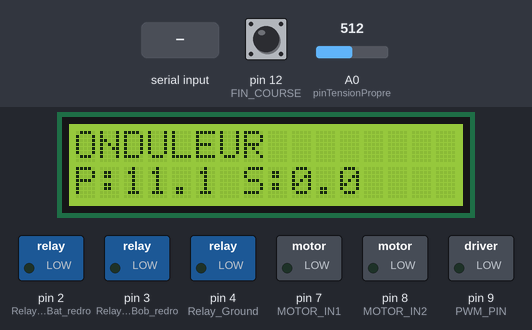
Recording of a sketch running on a simulated Arduino Uno, built with avr-gcc and run on an emulated ATmega328P. Shown: 16×2 character LCD, switched loads named in the sketch (green lamp = pin HIGH). The test bench sets the inputs (shaded band); at power-on: A0 (pinTensionPropre) = 512, pin 12 (FIN_COURSE) HIGH.

Above: at 2.8 s.
2.9 s: A0 (pinTensionPropre) set to 291
At 3.5 s:
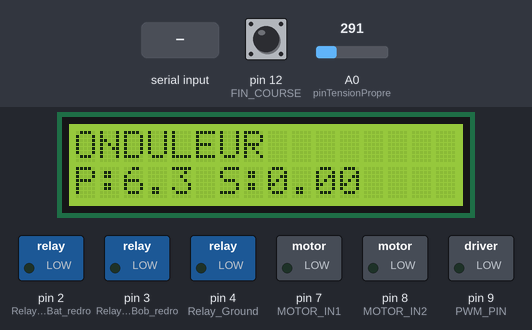
4.6 s: A0 (pinTensionPropre) set to 267
At 4.9 s:
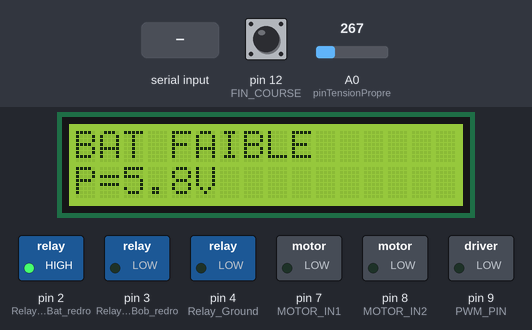
6.1 s: "X90\n" received over the second serial link
At 7.2 s:
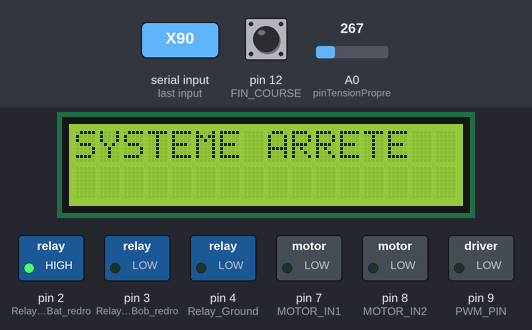
7.6 s: "S90\n" received over the second serial link
At 8.5 s:
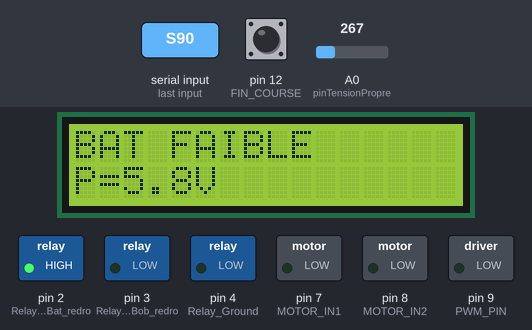
9.1 s: A0 (pinTensionPropre) set to 306
At 9.7 s:
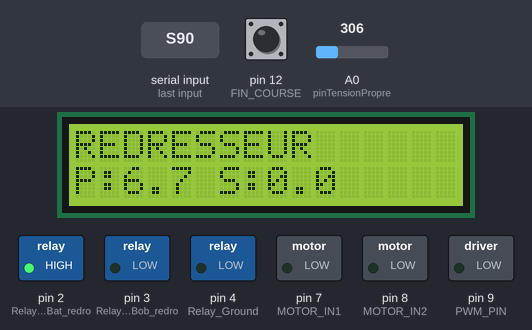
10.6 s: "5\n" received over Serial
At 12.5 s:
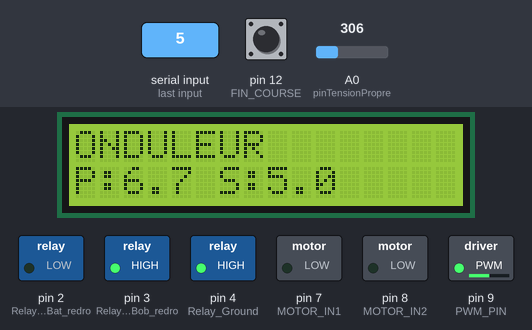
Timing chart, 0 to 13.6 s (numbered marks = the images above; inputs shaded):
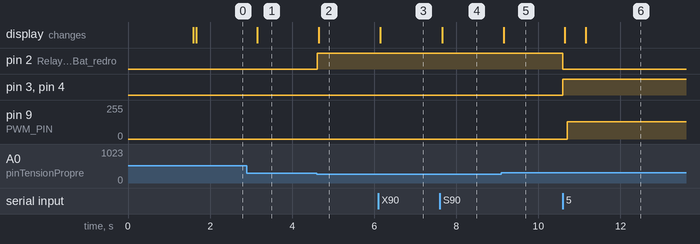

Measured:
- the behaviour switches between 276 and 275 on A0 (pinTensionPropre) (found by bisection; images 1 and 2)
- after the input at 2.9 s, the display: changes after 0.25 s (image 1)
- after the input at 4.6 s, pin 2 (Relay_ondo_Bat_redro): LOW → HIGH at once; the display: changes after 0.05 s (image 2)
- after the input at 6.1 s, the display: changes after 0.05 s (image 3)
- after the input at 7.6 s, the display: changes after 0.06 s (image 4)
- after the input at 9.1 s, the display: changes after 0.06 s (image 5)
- after the input at 10.6 s, pin 2 (Relay_ondo_Bat_redro): HIGH → LOW at once; pin 3 (Relay_ondo_Bob_redro), pin 4 (Relay_Ground): LOW → HIGH at once; pin 9 (PWM_PIN): 0/255 → 128/255 after 0.10 s; the display: first changes at once (image 6 shows a later state)

The sketch:

Code_commutation_et_Bluetooth.ino
```cpp
#include <Wire.h>
#include <LiquidCrystal_I2C.h>
#include <SoftwareSerial.h>

LiquidCrystal_I2C lcd(0x27, 16, 2);

// =========================
// BLUETOOTH
// =========================
SoftwareSerial BT(5, 6);

// =========================
// TENSION
// =========================
const int   pinTensionPropre = A0;
const float facteur          = 4.4531835;

float tension_propre = 0;
float tension_second = 0;
bool  tensionRecue   = false;

// =========================
// HYSTÉRÈSIS MODE
// =========================
const float HYSTERESIS = 0.5;

// =========================
// PROTECTION BATTERIE
// =========================
const float VMIN      = 6.0;
const float VMIN_HYST = 0.2;
bool batterieFaible   = false;

// =========================
// RELAIS
// =========================
const int Relay_ondo_Bat_redro = 2;
const int Relay_ondo_Bob_redro = 3;
const int Relay_Ground         = 4;

// =========================
// PWM
// =========================
const int PWM_PIN = 9;

// =========================
// MOTEUR
// =========================
const int MOTOR_IN1 = 7;
const int MOTOR_IN2 = 8;

// =========================
// FIN DE COURSE
// =========================
const int FIN_COURSE = 12;

// =========================
// MODES
// =========================
#define MODE_ONDULEUR   0
#define MODE_REDRESSEUR 1
int modeActuel = MODE_ONDULEUR;

// =========================
// MOTEUR COMMANDE
// =========================
char commandeMoteur = 'N';

// =========================
// SYSTEME ON / OFF
// =========================
bool systemeActif = true;

// =========================
// FIN DE COURSE
// =========================
char          dernierSensBloque = 'N';
unsigned long tempsDeblocage    = 0;
const unsigned long TEMPS_DEBLOCAGE = 500;

// =========================
// MACHINE D'ÉTAT RELAIS
// Remplace les delay(100) bloquants dans modeOnduleur/modeRedresseur
// =========================
enum EtatRelais { RELAIS_IDLE, RELAIS_ATTENTE };
EtatRelais    etatRelais     = RELAIS_IDLE;
unsigned long tempsRelais    = 0;
const unsigned long DELAI_RELAIS = 100;
int           modeCible      = -1; // MODE_ONDULEUR ou MODE_REDRESSEUR

// =========================
// LCD
// =========================
unsigned long dernierAffichage  = 0;
const unsigned long PERIODE_LCD = 500;
// Cache pour éviter lcd.clear() inutile
bool        dernierEtatBatFaible = false;
int         dernierMode          = -1;
bool        dernierSystemeActif  = true;

// =========================
// PWM 20 kHz Timer1
// =========================
void setupPWM()
{
  TCCR1A = _BV(COM1A1) | _BV(WGM11);
  TCCR1B = _BV(WGM13) | _BV(WGM12) | _BV(CS10);
  ICR1   = 799;
  OCR1A  = 0;
}

void startPWM() { OCR1A = 400; }
void stopPWM()  { OCR1A = 0;   }

// =========================
// MOTEUR
// =========================
void moteurStop()  { digitalWrite(MOTOR_IN1, LOW);  digitalWrite(MOTOR_IN2, LOW);  }
void moteurSens1() { digitalWrite(MOTOR_IN1, HIGH); digitalWrite(MOTOR_IN2, LOW);  }
void moteurSens2() { digitalWrite(MOTOR_IN1, LOW);  digitalWrite(MOTOR_IN2, HIGH); }

// =========================
// TENSION
// =========================
float lireTension(int pin)
{
  return ((analogRead(pin) * 5.0) / 1023.0) * facteur;
}

// =========================
// CHANGEMENT DE MODE (non-bloquant)
// Au lieu de faire delay(100) dans modeOnduleur/modeRedresseur,
// on configure les relais immédiatement puis on attend via millis()
// avant d'activer le PWM.
// =========================
void demanderMode(int cible)
{
  if (modeCible == cible && etatRelais != RELAIS_IDLE)
    return; // déjà en cours pour ce mode

  if (modeActuel == cible && etatRelais == RELAIS_IDLE)
    return; // déjà dans ce mode

  // Couper le PWM immédiatement
  stopPWM();

  modeCible = cible;

  if (cible == MODE_ONDULEUR)
  {
    digitalWrite(Relay_ondo_Bat_redro, LOW);
    digitalWrite(Relay_ondo_Bob_redro, HIGH);
    digitalWrite(Relay_Ground,         HIGH);
  }
  else
  {
    digitalWrite(Relay_ondo_Bat_redro, HIGH);
    digitalWrite(Relay_ondo_Bob_redro, LOW);
    digitalWrite(Relay_Ground,         LOW);
  }

  // Démarrer le timer non-bloquant
  etatRelais  = RELAIS_ATTENTE;
  tempsRelais = millis();
}

// Appelé dans loop() : finalise le changement de mode après DELAI_RELAIS ms
void gererTransitionRelais()
{
  if (etatRelais != RELAIS_ATTENTE)
    return;

  if (millis() - tempsRelais >= DELAI_RELAIS)
  {
    modeActuel = modeCible;
    etatRelais = RELAIS_IDLE;

    if (modeActuel == MODE_ONDULEUR && !batterieFaible)
    {
      startPWM();
    }
  }
}

// =========================
// PROTECTION BATTERIE
// =========================
void verifierBatterie()
{
  if (!batterieFaible)
  {
    if (tension_propre < VMIN)
    {
      batterieFaible = true;
      BT.println("BAT FAIBLE");
    }
  }
  else
  {
    if (tension_propre > (VMIN + VMIN_HYST))
    {
      batterieFaible = false;
      BT.println("BAT OK");
    }
  }

  // Forcer le redresseur si batterie faible
  if (batterieFaible && modeActuel == MODE_ONDULEUR)
  {
    demanderMode(MODE_REDRESSEUR);
  }
}

// =========================
// CHOIX AUTOMATIQUE DU MODE
// =========================
void miseAJourMode()
{
  if (batterieFaible)
  {
    demanderMode(MODE_REDRESSEUR);
    return;
  }

  if (tension_propre > (tension_second + HYSTERESIS))
  {
    demanderMode(MODE_ONDULEUR);
  }
  else if (tension_propre < (tension_second - HYSTERESIS))
  {
    demanderMode(MODE_REDRESSEUR);
  }
}

// =========================
// LCD – sans lcd.clear() systématique
// On ne réécrit que si quelque chose a changé
// =========================
void afficherLCD()
{
  unsigned long maintenant = millis();
  if (maintenant - dernierAffichage < PERIODE_LCD)
    return;
  dernierAffichage = maintenant;

  bool changement = (batterieFaible   != dernierEtatBatFaible) ||
                    (modeActuel        != dernierMode)          ||
                    (systemeActif      != dernierSystemeActif);

  if (!changement)
  {
    // Juste mettre à jour les valeurs numériques (ligne 1)
    if (!systemeActif)
      return;

    if (batterieFaible)
    {
      lcd.setCursor(2, 1);
      lcd.print(tension_propre, 1);
      lcd.print("V  ");
    }
    else
    {
      lcd.setCursor(2, 1);
      lcd.print(tension_propre, 1);
      lcd.print(" S:");
      lcd.print(tension_second, 1);
    }
    return;
  }

  // Changement d'état : réécrire tout l'écran
  lcd.clear();
  dernierEtatBatFaible = batterieFaible;
  dernierMode          = modeActuel;
  dernierSystemeActif  = systemeActif;

  if (!systemeActif)
  {
    lcd.setCursor(0, 0);
    lcd.print("SYSTEME ARRETE");
    return;
  }

  if (batterieFaible)
  {
    lcd.setCursor(0, 0);
    lcd.print("BAT FAIBLE");
    lcd.setCursor(0, 1);
    lcd.print("P=");
    lcd.print(tension_propre, 1);
    lcd.print("V");
    return;
  }

  lcd.setCursor(0, 0);
  lcd.print(modeActuel == MODE_ONDULEUR ? "ONDULEUR" : "REDRESSEUR");
  lcd.setCursor(0, 1);
  lcd.print("P:");
  lcd.print(tension_propre, 1);
  lcd.print(" S:");
  lcd.print(tension_second, 1);
}

// =========================
// SETUP
// =========================
void setup()
{
  Serial.begin(9600);
  BT.begin(9600);

  lcd.init();
  lcd.backlight();
  lcd.setCursor(0, 0);
  lcd.print("Systeme V2V");
  lcd.setCursor(0, 1);
  lcd.print("Initialisation");
  // Pas de delay() ici : on attend 1500 ms avec millis()
  unsigned long t0 = millis();
  while (millis() - t0 < 1500) { /* attente non-bloquante courte au démarrage */ }
  lcd.clear();

  pinMode(PWM_PIN,              OUTPUT);
  pinMode(Relay_ondo_Bat_redro, OUTPUT);
  pinMode(Relay_ondo_Bob_redro, OUTPUT);
  pinMode(Relay_Ground,         OUTPUT);
  pinMode(MOTOR_IN1,            OUTPUT);
  pinMode(MOTOR_IN2,            OUTPUT);
  pinMode(FIN_COURSE,           INPUT_PULLUP);

  moteurStop();
  setupPWM();

  BT.println("SYSTEME PRET");
  BT.println("A=Sens1 B=Sens2 S=ON X=OFF");
}

// =========================
// LOOP – aucun delay() bloquant
// =========================
void loop()
{
  // ------------------------------------------------
  // Système arrêté
  // ------------------------------------------------
  if (!systemeActif)
  {
    moteurStop();
    stopPWM();
    afficherLCD();
    // Pas de delay() : on reste réactif au Bluetooth
    if (BT.available())
    {
      char cmd = BT.read();
      if (cmd == 'S')
      {
        systemeActif = true;
        BT.println("SYSTEME ACTIVE");
      }
    }
    return;
  }

  // ------------------------------------------------
  // Finaliser une transition relais si en cours
  // ------------------------------------------------
  gererTransitionRelais();

  // ------------------------------------------------
  // Lecture tension primaire
  // ------------------------------------------------
  tension_propre = lireTension(pinTensionPropre);

  // ------------------------------------------------
  // Lecture unique tension secondaire (Serial)
  // ------------------------------------------------
  if (!tensionRecue && Serial.available())
  {
    float v = Serial.parseFloat();
    if (v > 0 && v < 100)
    {
      tension_second = v;
      tensionRecue   = true;
    }
  }

  // ------------------------------------------------
  // Protection batterie
  // ------------------------------------------------
  verifierBatterie();

  // ------------------------------------------------
  // Mise à jour mode Onduleur / Redresseur
  // ------------------------------------------------
  if (tensionRecue)
  {
    miseAJourMode();
  }

  // ------------------------------------------------
  // Réception Bluetooth
  // ------------------------------------------------
  if (BT.available())
  {
    char cmd = BT.read();

    if (cmd == 'A')
    {
      commandeMoteur = 'A';
      if (dernierSensBloque == 'A')
        tempsDeblocage = millis();
      BT.println("MOTEUR SENS 1");
    }
    else if (cmd == 'B')
    {
      commandeMoteur = 'B';
      if (dernierSensBloque == 'B')
        tempsDeblocage = millis();
      BT.println("MOTEUR SENS 2");
    }
    else if (cmd == 'X')
    {
      systemeActif   = false;
      commandeMoteur = 'N';
      moteurStop();
      stopPWM();
      BT.println("SYSTEME ARRETE");
    }
    else if (cmd == 'S')
    {
      systemeActif = true;
      BT.println("SYSTEME ACTIVE");
    }
  }

  // ------------------------------------------------
  // Gestion fin de course + commande moteur
  // ------------------------------------------------
  bool finCourseActive = (digitalRead(FIN_COURSE) == LOW);

  if (commandeMoteur == 'A')
  {
    if (finCourseActive)
    {
      if (dernierSensBloque == 'B' &&
          millis() - tempsDeblocage < TEMPS_DEBLOCAGE)
      {
        moteurSens1(); // Sortie de butée B autorisée
      }
      else
      {
        dernierSensBloque = 'A';
        commandeMoteur    = 'N';
        moteurStop();
        BT.println("FIN COURSE - SENS 1 BLOQUE");
      }
    }
    else
    {
      moteurSens1();
    }
  }
  else if (commandeMoteur == 'B')
  {
    if (finCourseActive)
    {
      if (dernierSensBloque == 'A' &&
          millis() - tempsDeblocage < TEMPS_DEBLOCAGE)
      {
        moteurSens2(); // Sortie de butée A autorisée
      }
      else
      {
        dernierSensBloque = 'B';
        commandeMoteur    = 'N';
        moteurStop();
        BT.println("FIN COURSE - SENS 2 BLOQUE");
      }
    }
    else
    {
      moteurSens2();
    }
  }
  else
  {
    moteurStop();
  }

  // ------------------------------------------------
  // LCD
  // ------------------------------------------------
  afficherLCD();

  // Pas de delay(20) — la boucle tourne librement
}
```
